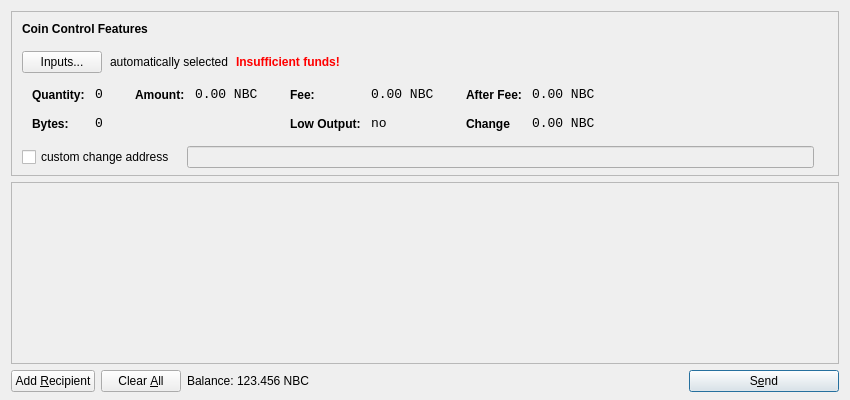
<?xml version="1.0" encoding="UTF-8"?>
<ui version="4.0">
 <class>SendCoinsDialog</class>
 <widget class="QDialog" name="SendCoinsDialog">
  <property name="geometry">
   <rect>
    <x>0</x>
    <y>0</y>
    <width>850</width>
    <height>400</height>
   </rect>
  </property>
  <property name="windowTitle">
   <string>Send Coins</string>
  </property>
  <layout class="QVBoxLayout" name="verticalLayout" stretch="0,1,0">
   <property name="bottomMargin">
    <number>8</number>
   </property>
   <item>
    <widget class="QFrame" name="frameCoinControl">
     <property name="sizePolicy">
      <sizepolicy hsizetype="Expanding" vsizetype="Expanding">
       <horstretch>0</horstretch>
       <verstretch>0</verstretch>
      </sizepolicy>
     </property>
     <property name="maximumSize">
      <size>
       <width>16777215</width>
       <height>16777215</height>
      </size>
     </property>
     <property name="frameShape">
      <enum>QFrame::StyledPanel</enum>
     </property>
     <property name="frameShadow">
      <enum>QFrame::Sunken</enum>
     </property>
     <layout class="QVBoxLayout" name="verticalLayoutCoinControl2">
      <property name="spacing">
       <number>-1</number>
      </property>
      <property name="leftMargin">
       <number>0</number>
      </property>
      <property name="topMargin">
       <number>0</number>
      </property>
      <property name="rightMargin">
       <number>0</number>
      </property>
      <property name="bottomMargin">
       <number>6</number>
      </property>
      <item>
       <layout class="QVBoxLayout" name="verticalLayoutCoinControl" stretch="0,0,0,0,1">
        <property name="spacing">
         <number>0</number>
        </property>
        <property name="leftMargin">
         <number>10</number>
        </property>
        <property name="topMargin">
         <number>10</number>
        </property>
        <item>
         <layout class="QHBoxLayout" name="horizontalLayoutCoinControl1">
          <property name="bottomMargin">
           <number>15</number>
          </property>
          <item>
           <widget class="QLabel" name="labelCoinControlFeatures">
            <property name="sizePolicy">
             <sizepolicy hsizetype="Preferred" vsizetype="Maximum">
              <horstretch>0</horstretch>
              <verstretch>0</verstretch>
             </sizepolicy>
            </property>
            <property name="font">
             <font>
              <weight>75</weight>
              <bold>true</bold>
             </font>
            </property>
            <property name="styleSheet">
             <string notr="true">font-weight:bold;</string>
            </property>
            <property name="text">
             <string>Coin Control Features</string>
            </property>
           </widget>
          </item>
         </layout>
        </item>
        <item>
         <layout class="QHBoxLayout" name="horizontalLayoutCoinControl2" stretch="0,0,0,0">
          <property name="spacing">
           <number>8</number>
          </property>
          <property name="bottomMargin">
           <number>10</number>
          </property>
          <item>
           <widget class="QPushButton" name="pushButtonCoinControl">
            <property name="styleSheet">
             <string notr="true"/>
            </property>
            <property name="text">
             <string>Inputs...</string>
            </property>
           </widget>
          </item>
          <item>
           <widget class="QLabel" name="labelCoinControlAutomaticallySelected">
            <property name="text">
             <string>automatically selected</string>
            </property>
            <property name="margin">
             <number>5</number>
            </property>
           </widget>
          </item>
          <item>
           <widget class="QLabel" name="labelCoinControlInsuffFunds">
            <property name="font">
             <font>
              <weight>75</weight>
              <bold>true</bold>
             </font>
            </property>
            <property name="styleSheet">
             <string notr="true">color:red;font-weight:bold;</string>
            </property>
            <property name="text">
             <string>Insufficient funds!</string>
            </property>
            <property name="margin">
             <number>5</number>
            </property>
           </widget>
          </item>
          <item>
           <spacer name="horizontalSpacerCoinControl">
            <property name="orientation">
             <enum>Qt::Horizontal</enum>
            </property>
            <property name="sizeHint" stdset="0">
             <size>
              <width>40</width>
              <height>1</height>
             </size>
            </property>
           </spacer>
          </item>
         </layout>
        </item>
        <item>
         <widget class="QWidget" name="widgetCoinControl" native="true">
          <property name="sizePolicy">
           <sizepolicy hsizetype="Preferred" vsizetype="Preferred">
            <horstretch>0</horstretch>
            <verstretch>0</verstretch>
           </sizepolicy>
          </property>
          <property name="minimumSize">
           <size>
            <width>0</width>
            <height>0</height>
           </size>
          </property>
          <property name="styleSheet">
           <string notr="true"/>
          </property>
          <layout class="QHBoxLayout" name="horizontalLayoutCoinControl5">
           <property name="margin">
            <number>0</number>
           </property>
           <item>
            <layout class="QHBoxLayout" name="horizontalLayoutCoinControl3" stretch="0,0,0,1">
             <property name="spacing">
              <number>20</number>
             </property>
             <property name="topMargin">
              <number>0</number>
             </property>
             <property name="bottomMargin">
              <number>10</number>
             </property>
             <item>
              <layout class="QFormLayout" name="formLayoutCoinControl1">
               <property name="horizontalSpacing">
                <number>10</number>
               </property>
               <property name="verticalSpacing">
                <number>14</number>
               </property>
               <property name="leftMargin">
                <number>10</number>
               </property>
               <property name="topMargin">
                <number>4</number>
               </property>
               <property name="rightMargin">
                <number>6</number>
               </property>
               <item row="0" column="0">
                <widget class="QLabel" name="labelCoinControlQuantityText">
                 <property name="styleSheet">
                  <string notr="true">font-weight:bold;</string>
                 </property>
                 <property name="text">
                  <string>Quantity:</string>
                 </property>
                 <property name="margin">
                  <number>0</number>
                 </property>
                </widget>
               </item>
               <item row="0" column="1">
                <widget class="QLabel" name="labelCoinControlQuantity">
                 <property name="font">
                  <font>
                   <family>Monospace</family>
                   <pointsize>10</pointsize>
                  </font>
                 </property>
                 <property name="cursor">
                  <cursorShape>IBeamCursor</cursorShape>
                 </property>
                 <property name="contextMenuPolicy">
                  <enum>Qt::ActionsContextMenu</enum>
                 </property>
                 <property name="text">
                  <string>0</string>
                 </property>
                 <property name="margin">
                  <number>0</number>
                 </property>
                 <property name="textInteractionFlags">
                  <set>Qt::LinksAccessibleByMouse|Qt::TextSelectableByKeyboard|Qt::TextSelectableByMouse</set>
                 </property>
                </widget>
               </item>
               <item row="1" column="0">
                <widget class="QLabel" name="labelCoinControlBytesText">
                 <property name="styleSheet">
                  <string notr="true">font-weight:bold;</string>
                 </property>
                 <property name="text">
                  <string>Bytes:</string>
                 </property>
                </widget>
               </item>
               <item row="1" column="1">
                <widget class="QLabel" name="labelCoinControlBytes">
                 <property name="font">
                  <font>
                   <family>Monospace</family>
                   <pointsize>10</pointsize>
                  </font>
                 </property>
                 <property name="cursor">
                  <cursorShape>IBeamCursor</cursorShape>
                 </property>
                 <property name="contextMenuPolicy">
                  <enum>Qt::ActionsContextMenu</enum>
                 </property>
                 <property name="text">
                  <string>0</string>
                 </property>
                 <property name="textInteractionFlags">
                  <set>Qt::LinksAccessibleByMouse|Qt::TextSelectableByKeyboard|Qt::TextSelectableByMouse</set>
                 </property>
                </widget>
               </item>
              </layout>
             </item>
             <item>
              <layout class="QFormLayout" name="formLayoutCoinControl2">
               <property name="horizontalSpacing">
                <number>10</number>
               </property>
               <property name="verticalSpacing">
                <number>14</number>
               </property>
               <property name="leftMargin">
                <number>6</number>
               </property>
               <property name="topMargin">
                <number>4</number>
               </property>
               <property name="rightMargin">
                <number>6</number>
               </property>
               <item row="0" column="0">
                <widget class="QLabel" name="labelCoinControlAmountText">
                 <property name="styleSheet">
                  <string notr="true">font-weight:bold;</string>
                 </property>
                 <property name="text">
                  <string>Amount:</string>
                 </property>
                 <property name="margin">
                  <number>0</number>
                 </property>
                </widget>
               </item>
               <item row="0" column="1">
                <widget class="QLabel" name="labelCoinControlAmount">
                 <property name="font">
                  <font>
                   <family>Monospace</family>
                   <pointsize>10</pointsize>
                  </font>
                 </property>
                 <property name="cursor">
                  <cursorShape>IBeamCursor</cursorShape>
                 </property>
                 <property name="contextMenuPolicy">
                  <enum>Qt::ActionsContextMenu</enum>
                 </property>
                 <property name="text">
                  <string notr="true">0.00 NBC</string>
                 </property>
                 <property name="textInteractionFlags">
                  <set>Qt::LinksAccessibleByMouse|Qt::TextSelectableByKeyboard|Qt::TextSelectableByMouse</set>
                 </property>
                </widget>
               </item>
              </layout>
             </item>
             <item>
              <layout class="QFormLayout" name="formLayoutCoinControl3">
               <property name="horizontalSpacing">
                <number>10</number>
               </property>
               <property name="verticalSpacing">
                <number>14</number>
               </property>
               <property name="leftMargin">
                <number>6</number>
               </property>
               <property name="topMargin">
                <number>4</number>
               </property>
               <property name="rightMargin">
                <number>6</number>
               </property>
               <item row="0" column="0">
                <widget class="QLabel" name="labelCoinControlFeeText">
                 <property name="styleSheet">
                  <string notr="true">font-weight:bold;</string>
                 </property>
                 <property name="text">
                  <string>Fee:</string>
                 </property>
                 <property name="margin">
                  <number>0</number>
                 </property>
                </widget>
               </item>
               <item row="0" column="1">
                <widget class="QLabel" name="labelCoinControlFee">
                 <property name="font">
                  <font>
                   <family>Monospace</family>
                   <pointsize>10</pointsize>
                  </font>
                 </property>
                 <property name="cursor">
                  <cursorShape>IBeamCursor</cursorShape>
                 </property>
                 <property name="contextMenuPolicy">
                  <enum>Qt::ActionsContextMenu</enum>
                 </property>
                 <property name="text">
                  <string notr="true">0.00 NBC</string>
                 </property>
                 <property name="textInteractionFlags">
                  <set>Qt::LinksAccessibleByMouse|Qt::TextSelectableByKeyboard|Qt::TextSelectableByMouse</set>
                 </property>
                </widget>
               </item>
               <item row="1" column="0">
                <widget class="QLabel" name="labelCoinControlLowOutputText">
                 <property name="styleSheet">
                  <string notr="true">font-weight:bold;</string>
                 </property>
                 <property name="text">
                  <string>Low Output:</string>
                 </property>
                </widget>
               </item>
               <item row="1" column="1">
                <widget class="QLabel" name="labelCoinControlLowOutput">
                 <property name="font">
                  <font>
                   <family>Monospace</family>
                   <pointsize>10</pointsize>
                  </font>
                 </property>
                 <property name="cursor">
                  <cursorShape>IBeamCursor</cursorShape>
                 </property>
                 <property name="contextMenuPolicy">
                  <enum>Qt::ActionsContextMenu</enum>
                 </property>
                 <property name="text">
                  <string>no</string>
                 </property>
                 <property name="textInteractionFlags">
                  <set>Qt::LinksAccessibleByMouse|Qt::TextSelectableByKeyboard|Qt::TextSelectableByMouse</set>
                 </property>
                </widget>
               </item>
              </layout>
             </item>
             <item>
              <layout class="QFormLayout" name="formLayoutCoinControl4">
               <property name="horizontalSpacing">
                <number>10</number>
               </property>
               <property name="verticalSpacing">
                <number>14</number>
               </property>
               <property name="leftMargin">
                <number>6</number>
               </property>
               <property name="topMargin">
                <number>4</number>
               </property>
               <property name="rightMargin">
                <number>6</number>
               </property>
               <item row="0" column="0">
                <widget class="QLabel" name="labelCoinControlAfterFeeText">
                 <property name="styleSheet">
                  <string notr="true">font-weight:bold;</string>
                 </property>
                 <property name="text">
                  <string>After Fee:</string>
                 </property>
                 <property name="margin">
                  <number>0</number>
                 </property>
                </widget>
               </item>
               <item row="0" column="1">
                <widget class="QLabel" name="labelCoinControlAfterFee">
                 <property name="font">
                  <font>
                   <family>Monospace</family>
                   <pointsize>10</pointsize>
                  </font>
                 </property>
                 <property name="cursor">
                  <cursorShape>IBeamCursor</cursorShape>
                 </property>
                 <property name="contextMenuPolicy">
                  <enum>Qt::ActionsContextMenu</enum>
                 </property>
                 <property name="text">
                  <string notr="true">0.00 NBC</string>
                 </property>
                 <property name="textInteractionFlags">
                  <set>Qt::LinksAccessibleByMouse|Qt::TextSelectableByKeyboard|Qt::TextSelectableByMouse</set>
                 </property>
                </widget>
               </item>
               <item row="1" column="0">
                <widget class="QLabel" name="labelCoinControlChangeText">
                 <property name="styleSheet">
                  <string notr="true">font-weight:bold;</string>
                 </property>
                 <property name="text">
                  <string>Change</string>
                 </property>
                </widget>
               </item>
               <item row="1" column="1">
                <widget class="QLabel" name="labelCoinControlChange">
                 <property name="font">
                  <font>
                   <family>Monospace</family>
                   <pointsize>10</pointsize>
                  </font>
                 </property>
                 <property name="cursor">
                  <cursorShape>IBeamCursor</cursorShape>
                 </property>
                 <property name="contextMenuPolicy">
                  <enum>Qt::ActionsContextMenu</enum>
                 </property>
                 <property name="text">
                  <string notr="true">0.00 NBC</string>
                 </property>
                 <property name="textInteractionFlags">
                  <set>Qt::LinksAccessibleByMouse|Qt::TextSelectableByKeyboard|Qt::TextSelectableByMouse</set>
                 </property>
                </widget>
               </item>
              </layout>
             </item>
            </layout>
           </item>
          </layout>
         </widget>
        </item>
        <item>
         <layout class="QHBoxLayout" name="horizontalLayoutCoinControl4" stretch="0,0,0">
          <property name="spacing">
           <number>12</number>
          </property>
          <property name="sizeConstraint">
           <enum>QLayout::SetDefaultConstraint</enum>
          </property>
          <property name="topMargin">
           <number>5</number>
          </property>
          <property name="rightMargin">
           <number>5</number>
          </property>
          <item>
           <widget class="QCheckBox" name="checkBoxCoinControlChange">
            <property name="text">
             <string>custom change address</string>
            </property>
           </widget>
          </item>
          <item>
           <widget class="QLineEdit" name="lineEditCoinControlChange">
            <property name="enabled">
             <bool>false</bool>
            </property>
            <property name="sizePolicy">
             <sizepolicy hsizetype="Expanding" vsizetype="Fixed">
              <horstretch>0</horstretch>
              <verstretch>0</verstretch>
             </sizepolicy>
            </property>
           </widget>
          </item>
          <item>
           <widget class="QLabel" name="labelCoinControlChangeLabel">
            <property name="sizePolicy">
             <sizepolicy hsizetype="Preferred" vsizetype="Expanding">
              <horstretch>0</horstretch>
              <verstretch>0</verstretch>
             </sizepolicy>
            </property>
            <property name="minimumSize">
             <size>
              <width>0</width>
              <height>0</height>
             </size>
            </property>
            <property name="text">
             <string/>
            </property>
            <property name="margin">
             <number>3</number>
            </property>
           </widget>
          </item>
         </layout>
        </item>
        <item>
         <spacer name="verticalSpacerCoinControl">
          <property name="orientation">
           <enum>Qt::Vertical</enum>
          </property>
          <property name="sizeHint" stdset="0">
           <size>
            <width>800</width>
            <height>1</height>
           </size>
          </property>
         </spacer>
        </item>
       </layout>
      </item>
     </layout>
    </widget>
   </item>
   <item>
    <widget class="QScrollArea" name="scrollArea">
     <property name="widgetResizable">
      <bool>true</bool>
     </property>
     <widget class="QWidget" name="scrollAreaWidgetContents">
      <property name="geometry">
       <rect>
        <x>0</x>
        <y>0</y>
        <width>830</width>
        <height>165</height>
       </rect>
      </property>
      <layout class="QVBoxLayout" name="verticalLayout_2">
       <property name="margin">
        <number>0</number>
       </property>
       <item>
        <layout class="QVBoxLayout" name="entries">
         <property name="spacing">
          <number>6</number>
         </property>
        </layout>
       </item>
       <item>
        <spacer name="verticalSpacer">
         <property name="orientation">
          <enum>Qt::Vertical</enum>
         </property>
         <property name="sizeHint" stdset="0">
          <size>
           <width>20</width>
           <height>40</height>
          </size>
         </property>
        </spacer>
       </item>
      </layout>
     </widget>
    </widget>
   </item>
   <item>
    <layout class="QHBoxLayout" name="horizontalLayout">
     <item>
      <widget class="QPushButton" name="addButton">
       <property name="toolTip">
        <string>Send to multiple recipients at once</string>
       </property>
       <property name="text">
        <string>Add &amp;Recipient</string>
       </property>
       <property name="autoDefault">
        <bool>false</bool>
       </property>
      </widget>
     </item>
     <item>
      <widget class="QPushButton" name="clearButton">
       <property name="sizePolicy">
        <sizepolicy hsizetype="Minimum" vsizetype="Fixed">
         <horstretch>0</horstretch>
         <verstretch>0</verstretch>
        </sizepolicy>
       </property>
       <property name="toolTip">
        <string>Remove all transaction fields</string>
       </property>
       <property name="text">
        <string>Clear &amp;All</string>
       </property>
       <property name="autoRepeatDelay">
        <number>300</number>
       </property>
       <property name="autoDefault">
        <bool>false</bool>
       </property>
      </widget>
     </item>
     <item>
      <layout class="QHBoxLayout" name="horizontalLayout_2">
       <property name="spacing">
        <number>3</number>
       </property>
       <item>
        <widget class="QLabel" name="label">
         <property name="sizePolicy">
          <sizepolicy hsizetype="Preferred" vsizetype="Fixed">
           <horstretch>0</horstretch>
           <verstretch>0</verstretch>
          </sizepolicy>
         </property>
         <property name="text">
          <string>Balance:</string>
         </property>
        </widget>
       </item>
       <item>
        <widget class="QLabel" name="labelBalance">
         <property name="sizePolicy">
          <sizepolicy hsizetype="Preferred" vsizetype="Fixed">
           <horstretch>0</horstretch>
           <verstretch>0</verstretch>
          </sizepolicy>
         </property>
         <property name="cursor">
          <cursorShape>IBeamCursor</cursorShape>
         </property>
         <property name="text">
          <string notr="true">123.456 NBC</string>
         </property>
         <property name="textInteractionFlags">
          <set>Qt::LinksAccessibleByMouse|Qt::TextSelectableByKeyboard|Qt::TextSelectableByMouse</set>
         </property>
        </widget>
       </item>
      </layout>
     </item>
     <item>
      <spacer name="horizontalSpacer">
       <property name="orientation">
        <enum>Qt::Horizontal</enum>
       </property>
       <property name="sizeHint" stdset="0">
        <size>
         <width>40</width>
         <height>20</height>
        </size>
       </property>
      </spacer>
     </item>
     <item>
      <widget class="QPushButton" name="sendButton">
       <property name="minimumSize">
        <size>
         <width>150</width>
         <height>0</height>
        </size>
       </property>
       <property name="toolTip">
        <string>Confirm the send action</string>
       </property>
       <property name="text">
        <string>S&amp;end</string>
       </property>
       <property name="icon">
        <iconset resource="../bitcoin.qrc">
         <normaloff>:/icons/send</normaloff>:/icons/send</iconset>
       </property>
       <property name="default">
        <bool>true</bool>
       </property>
      </widget>
     </item>
    </layout>
   </item>
  </layout>
 </widget>
 <resources>
  <include location="../bitcoin.qrc"/>
 </resources>
 <connections/>
</ui>
